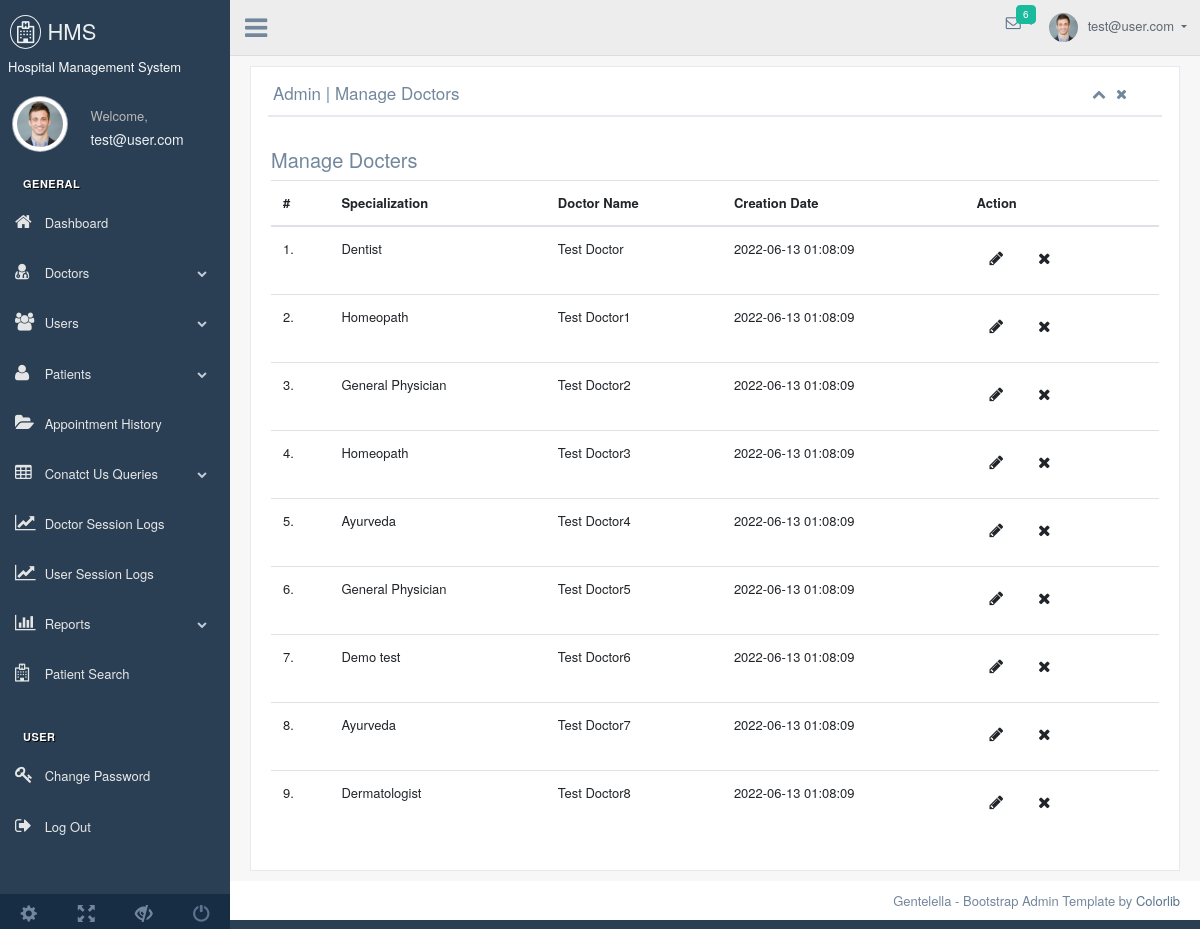
The app's page /admin/manage-doctors.php (signed in) with its own data.
### tables this page shows
CREATE TABLE `doctors` (
  `id` int(11) NOT NULL,
  `specilization` varchar(255) DEFAULT NULL,
  `doctorName` varchar(255) DEFAULT NULL,
  `address` longtext,
  `docFees` varchar(255) DEFAULT NULL,
  `contactno` bigint(11) DEFAULT NULL,
  `docEmail` varchar(255) DEFAULT NULL,
  `password` varchar(255) DEFAULT NULL,
  `creationDate` timestamp NULL DEFAULT CURRENT_TIMESTAMP,
  `updationDate` timestamp NULL DEFAULT NULL ON UPDATE CURRENT_TIMESTAMP
);

### admin/manage-doctors.php (the view, shortened to what this page needs)
<?php
include('include/config.php');
?>
<!DOCTYPE html>
<html lang="en">
<head>
	<link href="../vendors/bootstrap/dist/css/bootstrap.min.css" rel="stylesheet">
	<link href="../vendors/font-awesome/css/font-awesome.min.css" rel="stylesheet">
	<link href="../vendors/nprogress/nprogress.css" rel="stylesheet">
	<link href="../vendors/iCheck/skins/flat/green.css" rel="stylesheet">
	<link href="../vendors/bootstrap-progressbar/css/bootstrap-progressbar-3.3.4.min.css" rel="stylesheet">
	<link href="../vendors/jqvmap/dist/jqvmap.min.css" rel="stylesheet"/>
	<link href="../vendors/bootstrap-daterangepicker/daterangepicker.css" rel="stylesheet">
	<link href="../assets/css/custom.min.css" rel="stylesheet">
</head>
<body class="nav-md">
	<?php include('include/header.php');?>
	<div class="row">
		<div class="col-md-12">
			<h5 class="over-title margin-bottom-15">Manage <span class="text-bold">Docters</span></h5>
			<table class="table table-hover" id="sample-table-1">
				<thead>
					<tr>
						<th class="center">#</th>
						<th>Specialization</th>
						<th class="hidden-xs">Doctor Name</th>
						<th>Creation Date </th>
						<th>Action</th>
					</tr>
				</thead>
				<tbody>
					<?php
					$sql=mysqli_query($con,"select * from doctors");
					$cnt=1;
					while($row=mysqli_fetch_array($sql))
					{
						?>
						<tr>
							<td class="center"><?php echo $cnt;?>.</td>
							<td class="hidden-xs"><?php echo $row['specilization'];?></td>
							<td><?php echo $row['doctorName'];?></td>
							<td><?php echo $row['creationDate'];?>
						</td>
						<td >
							<div class="visible-md visible-lg hidden-sm hidden-xs">
								<a href="edit-doctor.php?id=<?php echo $row['id'];?>" class="btn btn-transparent btn-xs" tooltip-placement="top" tooltip="Edit"><i class="fa fa-pencil"></i></a>
								<a href="manage-doctors.php?id=<?php echo $row['id']?>&del=delete" onClick="return confirm('Are you sure you want to delete?')"class="btn btn-transparent btn-xs tooltips" tooltip-placement="top" tooltip="Remove"><i class="fa fa-times fa fa-white"></i></a>
							</div>
						</td>
					</tr>
					<?php
					$cnt=$cnt+1;
				}?>
			</tbody>
		</table>
	</div>
</div>
<?php include('include/footer.php');?>
</body>

### records on screen
doctors: specilization "Dentist", doctorName "Test Doctor", creationDate "2022-06-13 01:08:09"
doctors: specilization "Homeopath", doctorName "Test Doctor1", creationDate "2022-06-13 01:08:09"
doctors: specilization "General Physician", doctorName "Test Doctor2", creationDate "2022-06-13 01:08:09"
doctors: specilization "Homeopath", doctorName "Test Doctor3", creationDate "2022-06-13 01:08:09"
doctors: specilization "Ayurveda", doctorName "Test Doctor4", creationDate "2022-06-13 01:08:09"
doctors: specilization "General Physician", doctorName "Test Doctor5", creationDate "2022-06-13 01:08:09"
doctors: specilization "Demo test", doctorName "Test Doctor6", creationDate "2022-06-13 01:08:09"
doctors: specilization "Ayurveda", doctorName "Test Doctor7", creationDate "2022-06-13 01:08:09"
doctors: specilization "Dermatologist", doctorName "Test Doctor8", creationDate "2022-06-13 01:08:09"

### other values on screen
$_SESSION['login'] "test@user.com"
$page_title "Admin | Manage Doctors"
